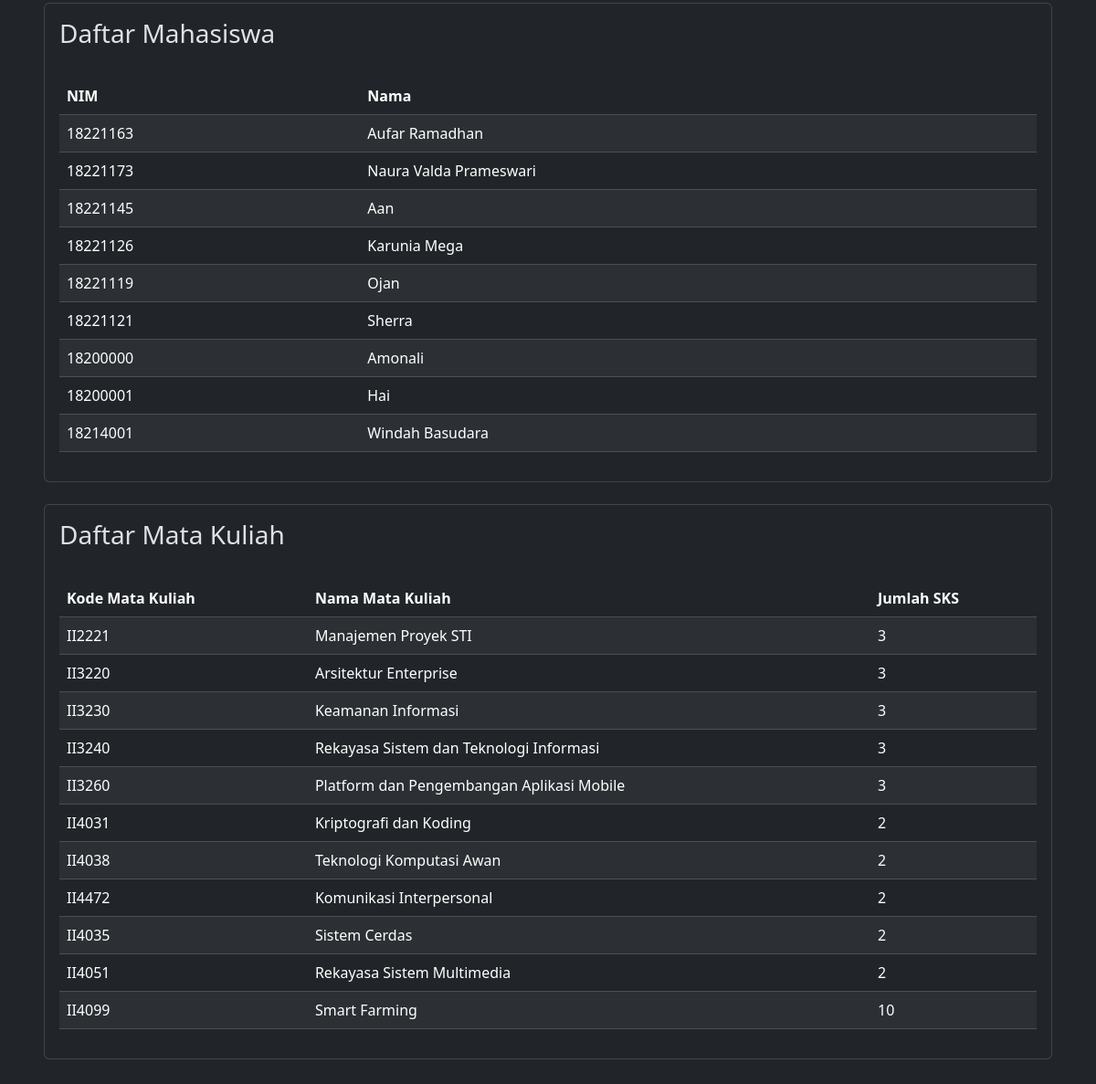
Page /inputdata (lower part) on the earlier database version.
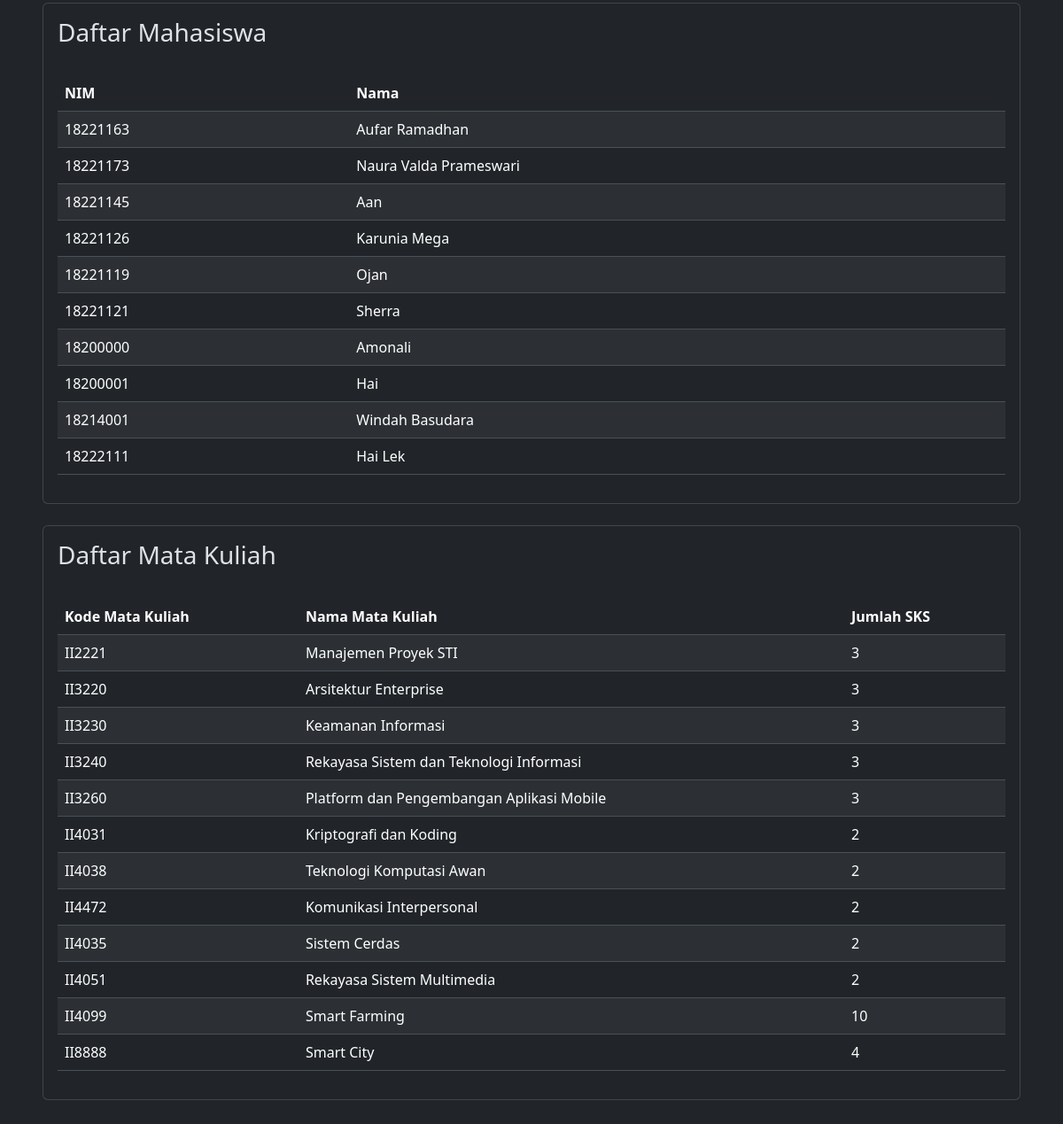
Same page on the later database version.
### tables this page shows
CREATE TABLE mahasiswa(NIM CHAR(8) PRIMARY KEY NOT NULL, Nama VARCHAR NOT NULL);

CREATE TABLE mata_kuliah(kode char(6) primary key not null, nama varchar not null, sks int not null);

### app.py (the view, shortened to what this page needs)
@app.route('/inputdata', methods=['GET', 'POST'])
def inputdata():
    mahasiswa = get_mahasiswa(create_connection('database/data_akademik.db'))
    mata_kuliah = get_matakuliah(create_connection('database/data_akademik.db'))
    return render_template('inputdata.html', mahasiswa=mahasiswa, mata_kuliah=mata_kuliah)

### app.py (called while the page is built)
def create_connection(db_file):
    conn = None
    try:
        conn = sqlite3.connect(db_file)
    except Exception as e:
        print(e)
    return conn

def get_mahasiswa(conn):
    cur = conn.cursor()
    cur.execute("SELECT * FROM mahasiswa")
    rows = cur.fetchall()
    return rows

def get_matakuliah(conn):
    cur = conn.cursor()
    cur.execute("SELECT * FROM mata_kuliah")
    rows = cur.fetchall()
    return rows

### templates/inputdata.html (shortened to what this page needs)
{% extends 'base.html' %}
{% block content %}
<div class="p-5">
    <br>
    <br>
    <br>
    <br>
    <div class="card p-3">
    <h3>Daftar Mahasiswa</h3>
    <div>
        <table class="table table-striped mt-4">
            <thead>
                <tr>
                    <th scope="col">NIM</th>
                    <th scope="col">Nama</th>
                </tr>
            </thead>
            <tbody>
                {% for nim, nama in mahasiswa %}
                <tr>
                    <td>{{ nim }}</td>
                    <td>{{ nama }}</td>
                </tr>
                {% endfor %}
            </tbody>
        </table>
    </div>
    </div>
    <br>
    <div class="card p-3">
    <h3>Daftar Mata Kuliah</h3>
    <div>
        <table class="table table-striped mt-4">
            <thead>
                <tr>
                    <th scope="col">Kode Mata Kuliah</th>
                    <th scope="col">Nama Mata Kuliah</th>
                    <th scope="col">Jumlah SKS</th>
                </tr>
            </thead>
            <tbody>
                {% for kode, nama, sks in mata_kuliah %}
                <tr>
                    <td>{{ kode }}</td>
                    <td>{{ nama }}</td>
                    <td>{{ sks }}</td>
                </tr>
                {% endfor %}
            </tbody>
        </table>
    </div>
    </div>
</div>
{% endblock %}

Differences in the rows shown:
added mahasiswa: NIM "18222111", Nama "Hai Lek"
added mata_kuliah: kode "II8888", nama "Smart City", sks "4"
